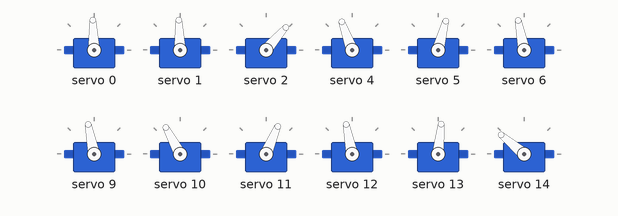
Bench run of a sketch on a simulated Arduino Uno, built with avr-gcc and run on an emulated ATmega328P. On the bench: 12 × servo.

Above: at 0.55 s.
At 0.9 s:
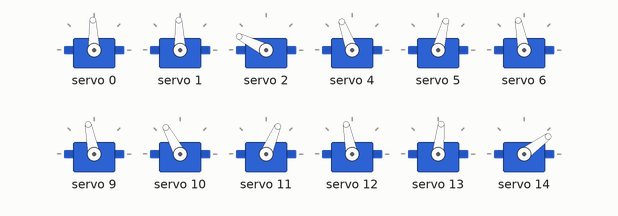
At 1.05 s:
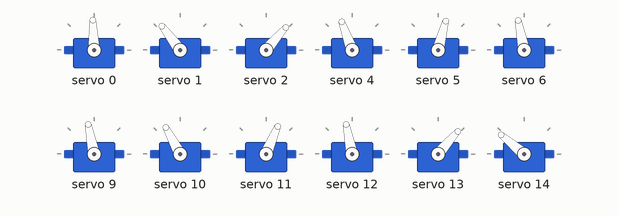
At 1.25 s:
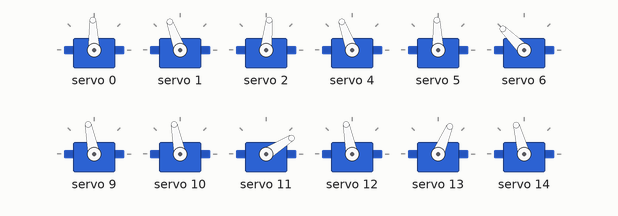
At 1.6 s:
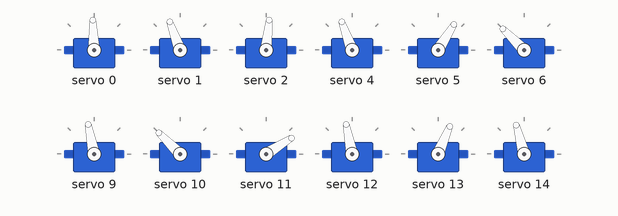
At 1.95 s:
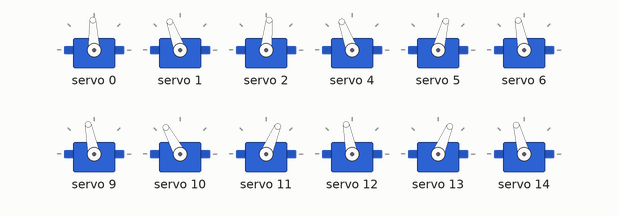
Timing chart, 0 to 3.9 s (numbered marks = the images above):
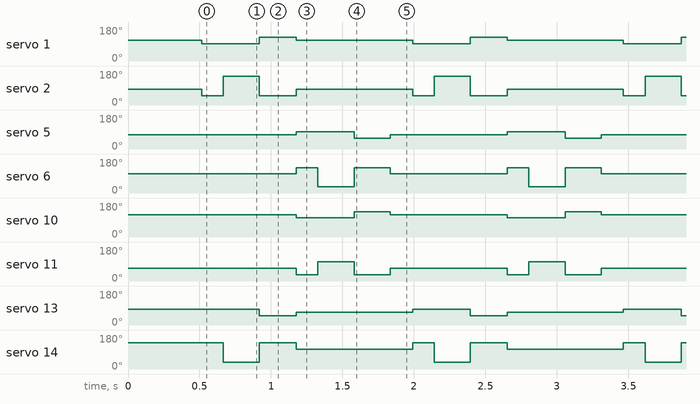

The sketch:

OpenDog.ino
```cpp
#include <Wire.h>
#include <Adafruit_PWMServoDriver.h>

Adafruit_PWMServoDriver servos = Adafruit_PWMServoDriver(0x40);

unsigned int pos0=172; // ancho de pulso en cuentas para pocicion 0°
unsigned int pos180=565; // ancho de pulso en cuentas para la pocicion 180°


//**************************************MAPEO GDL***************************

int PED1 = 0;
int FD1 = 1;
int TD1 = 2;

int PI1 = 4;
int FI1 = 5;
int TI1 = 6;

int PED2 = 9;
int FD2 = 10;
int TD2 = 11;

int PI2 = 12;
int FI2 = 13;
int TI2 = 14;

//**************************************Calibracion***************************
int a = 10;
int b = 0;
int PED1_pos = 90 + b;
int FD1_pos = 100 + a;
int TD1_pos = 90 - a;

int PED2_pos = 100 - b;
int FD2_pos = 110 + a;
int TD2_pos = 70 - a;

int PI1_pos = 110 -b;
int FI1_pos = 80 - a;
int TI1_pos = 90 + a;

int PI2_pos = 100 +b;
int FI2_pos = 70 - a;
int TI2_pos = 95 + a;


void setup() {
  servos.begin();
  servos.setPWMFreq(60); //Frecuecia PWM de 60Hz o T=16,66ms
  inicio();
}

void setServo(uint8_t n_servo, int angulo) {
  int duty;
  duty=map(angulo,0,180,pos0, pos180);
  servos.setPWM(n_servo, 0, duty);

}


void inicio(){


    setServo(PED1, PED1_pos);
    setServo(FD1, FD1_pos);
    setServo(TD1, TD1_pos);

    setServo(PI1, PI1_pos);
    setServo(FI1, FI1_pos);
    setServo(TI1, TI1_pos);

    delay(500);

    setServo(PED2, PED2_pos);
    setServo(FD2, FD2_pos);
    setServo(TD2, TD2_pos);

    setServo(PI2, PI2_pos);
    setServo(FI2, FI2_pos);
    setServo(TI2, TI2_pos);

}

void abajo(){

    int angulo = 20;
    int j = angulo;


    //for( int j = 0; j= angulo; j++){
    setServo(PED2, PED2_pos);
    setServo(FD2, FD2_pos - j);
    setServo(TD2, TD2_pos + j);

    setServo(PI2, PI2_pos);
    setServo(FI2, FI2_pos + j);
    setServo(TI2, TI2_pos - j);

    delay(500);

    setServo(PED1, PED1_pos);
    setServo(FD1, FD1_pos - j);
    setServo(TD1, TD1_pos + j);

    setServo(PI1, PI1_pos);
    setServo(FI1, FI1_pos + j);
    setServo(TI1, TI1_pos - j);

    //}

    }

void caminar(){

    int angulo = 50;
    int j = angulo;
    int tem = 200;
    int tem2 = 400;


    setServo(PED1, PED1_pos);
    setServo(FD1, FD1_pos -j);
    setServo(TD1, TD1_pos -j);

/*
    setServo(PI2, PI2_pos);
    setServo(FI2, FI2_pos + j );
    setServo(TI2, TI2_pos + j);

    delay(tem);
    setServo(TD1, TD1_pos +(j+j));
    setServo(TI2, TI2_pos -(j+j));

    delay(tem2);
    setServo(FD1, FD1_pos +j);
    setServo(TD1, TD1_pos -j);

    setServo(FI2, FI2_pos -j );
    setServo(TI2, TI2_pos +j);

    delay(tem2);
    setServo(FD1, FD1_pos);
    setServo(TD1, TD1_pos);

    setServo(FI2, FI2_pos);
    setServo(TI2, TI2_pos);


   //Espejo


    setServo(PED2, PED2_pos);
    setServo(FD2, FD2_pos -j);
    setServo(TD2, TD2_pos -j);

    setServo(PI1, PI1_pos);
    setServo(FI1, FI1_pos +j);
    setServo(TI1, TI1_pos +j);

    delay(tem);
    setServo(TD2, TD2_pos +(j+j));
    setServo(TI1, TI1_pos -(j+j));

    delay(tem2);
    setServo(FD2, FD2_pos +j);
    setServo(TD2, TD2_pos -j);

    setServo(FI1, FI1_pos -j);
    setServo(TI1, TI1_pos +j);

    delay(tem2);
    setServo(FD2, FD2_pos);
    setServo(TD2, TD2_pos);


    setServo(FI1, FI1_pos);
    setServo(TI1, TI1_pos);
  */
  }

  void caminar2(){

    int angulo = 20;
    int j = angulo;
    int tem = 150;
    int tem2 = 250;


    setServo(PED1, PED1_pos);
    setServo(FD1, FD1_pos -j);
    setServo(TD1, TD1_pos -j*2);

    setServo(PI2, PI2_pos);
    setServo(FI2, FI2_pos + j );
    setServo(TI2, TI2_pos + j*2);

    delay(tem);
    setServo(TD1, TD1_pos +(j+j)*2);
    setServo(TI2, TI2_pos -(j+j)*2);

    delay(tem2);
    setServo(FD1, FD1_pos +j);
    setServo(TD1, TD1_pos -j*2);

    setServo(FI2, FI2_pos -j );
    setServo(TI2, TI2_pos +j*2);

    delay(tem2);
    setServo(FD1, FD1_pos);
    setServo(TD1, TD1_pos);

    setServo(FI2, FI2_pos);
    setServo(TI2, TI2_pos);


   //Espejo


    setServo(PED2, PED2_pos);
    setServo(FD2, FD2_pos -j);
    setServo(TD2, TD2_pos -j*2);

    setServo(PI1, PI1_pos);
    setServo(FI1, FI1_pos +j);
    setServo(TI1, TI1_pos +j*2);

    delay(tem);
    setServo(TD2, TD2_pos +(j+j));
    setServo(TI1, TI1_pos -(j+j)*2);

    delay(tem2);
    setServo(FD2, FD2_pos +j);
    setServo(TD2, TD2_pos -j*2);

    setServo(FI1, FI1_pos -j);
    setServo(TI1, TI1_pos +j*2);

    delay(tem2);
    setServo(FD2, FD2_pos);
    setServo(TD2, TD2_pos);


    setServo(FI1, FI1_pos);
    setServo(TI1, TI1_pos);

  }


void loop() {

    caminar2();
    delay(150);


}
```

Measured:
- by itself, servo 1: repeats every 1.5 s: 127° 0.26 s, 110° 0.81 s, 92° 0.40 s
- by itself, servo 2: repeats every 1.5 s: 153° 0.25 s, 49° 0.26 s, 84° 0.81 s, 49° 0.15 s
- by itself, servo 5: repeats every 1.5 s: 58° 0.25 s, 75° 0.82 s, 92° 0.40 s
- by itself, servo 6: repeats every 1.5 s: 32° 0.25 s, 135° 0.25 s, 101° 0.82 s, 135° 0.15 s
- by itself, servo 10: repeats every 1.5 s: 135° 0.25 s, 118° 0.82 s, 101° 0.40 s
- by itself, servo 11: repeats every 1.5 s: 101° 0.25 s, 32° 0.25 s, 67° 0.82 s, 32° 0.15 s
- by itself, servo 13: repeats every 1.5 s: 67° 0.81 s, 84° 0.40 s, 49° 0.26 s
- by itself, servo 14: repeats every 1.5 s: 140° 0.26 s, 105° 0.81 s, 140° 0.15 s, 36° 0.25 s
